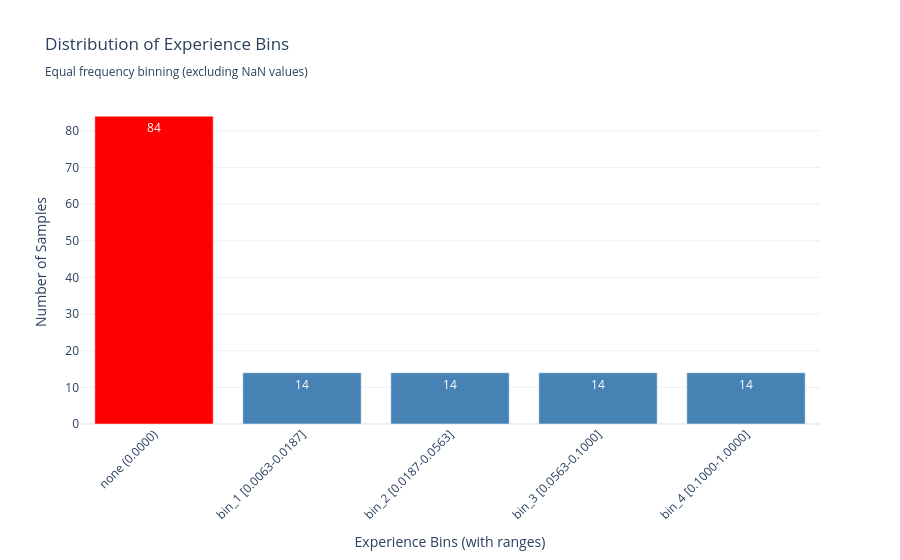

Notebook code for this chart:
### Markdown cell above
### Experience Binning Strategy: Equal Frequency Approach

To facilitate group comparisons, we implement an **equal frequency binning** strategy:

#### Methodology
1. **Separate zero values**: Participants with no experience (score = 0)
2. **Equal frequency bins**: Divide non-zero participants into 4 bins with approximately equal sample sizes
3. **Preserve extreme groups**: Maintain "none" category and handle missing values separately

#### Advantages of Equal Frequency Binning
- **Statistical power**: Each bin has similar sample sizes for robust statistical testing
- **Balanced comparisons**: Avoids issues with very small or large groups
- **Interpretability**: Clear progression from low to high experience levels

#### Bin Structure
- **None**: Zero experience (score = 0.0000)
- **Bin 1-4**: Increasing experience levels with equal sample sizes
- **Missing**: Participants with insufficient data

### Code cell
# Visualize the binning results
fig = go.Figure()

# Define the desired order for bins
desired_order = ["none", "bin_1", "bin_2", "bin_3", "bin_4", "bin_5", "missing"]

# Create a bar chart showing the distribution
bin_counts = df["experiencia_bins"].value_counts()

# Reorder the data according to desired order (only include bins that exist)
ordered_bins = [bin_name for bin_name in desired_order if bin_name in bin_counts.index]
ordered_counts = [bin_counts[bin_name] for bin_name in ordered_bins]
ordered_colors = ["red" if x == "none" else "gray" if x == "missing" else "steelblue" for x in ordered_bins]

# Create custom labels for x-axis with ranges in the correct order
x_labels = []
for bin_name in ordered_bins:
    if bin_name == "none":
        x_labels.append("none\n(0.0000)")
    elif bin_name == "missing":
        x_labels.append("missing\n(NaN)")
    else:
        # Get range from bin_ranges dictionary
        range_info = bin_ranges[bin_name]
        x_labels.append(f"{bin_name}\n[{range_info['min']:.4f}-{range_info['max']:.4f}]")

fig.add_trace(go.Bar(x=x_labels, y=ordered_counts, marker_color=ordered_colors, text=ordered_counts, textposition="auto"))

fig.update_layout(
    title="Distribution of Experience Bins<br><sub>Equal frequency binning (excluding NaN values)</sub>",
    xaxis_title="Experience Bins (with ranges)",
    yaxis_title="Number of Samples",
    showlegend=False,
    xaxis_tickangle=-45,  # Rotate labels for better readability
)

fig.show()

# Save the figure
fig.write_html(images_path / "02_diff_experience_bins_equal_frequency.html")
fig.write_image(images_path / "02_diff_experience_bins_equal_frequency.png", width=1000, height=600, scale=3)
print(f"Saved: 02_diff_experience_bins_equal_frequency.html and .png")

# Display summary statistics for each bin
print("\n" + "=" * 60)
print("SUMMARY: Experience Bins Analysis")
print("=" * 60)
print(f"• Total samples: {len(df)}")
print(f"• Missing values (NaN): {(df['experiencia_bins'] == 'missing').sum()}")
print(f"• Zero experience (none): {(df['experiencia_bins'] == 'none').sum()}")
print(f"• Non-zero experience divided into 5 equal-frequency bins:")
for i in range(1, 6):
    bin_name = f"bin_{i}"
    count = (df["experiencia_bins"] == bin_name).sum()
    print(f"  - {bin_name}: {count} samples")
print("=" * 60)

### Figure 1 — Plotly figure (JSON) as saved in the notebook; plotly's stock layout.template omitted (floating-point values rounded to 4 significant figures)
{"data": [{"marker": {"color": ["red", "steelblue", "steelblue", "steelblue", "steelblue"]}, "text": ["84", "14", "14", "14", "14"], "textposition": "auto", "type": "bar", "x": ["none\n(0.0000)", "bin_1\n[0.0063-0.0187]", "bin_2\n[0.0187-0.0563]", "bin_3\n[0.0563-0.1000]", "bin_4\n[0.1000-1.0000]"], "y": [84, 14, 14, 14, 14]}], "layout": {"showlegend": false, "title": {"text": "Distribution of Experience Bins<br><sub>Equal frequency binning (excluding NaN values)</sub>"}, "xaxis": {"tickangle": -45, "title": {"text": "Experience Bins (with ranges)"}}, "yaxis": {"title": {"text": "Number of Samples"}}}}
